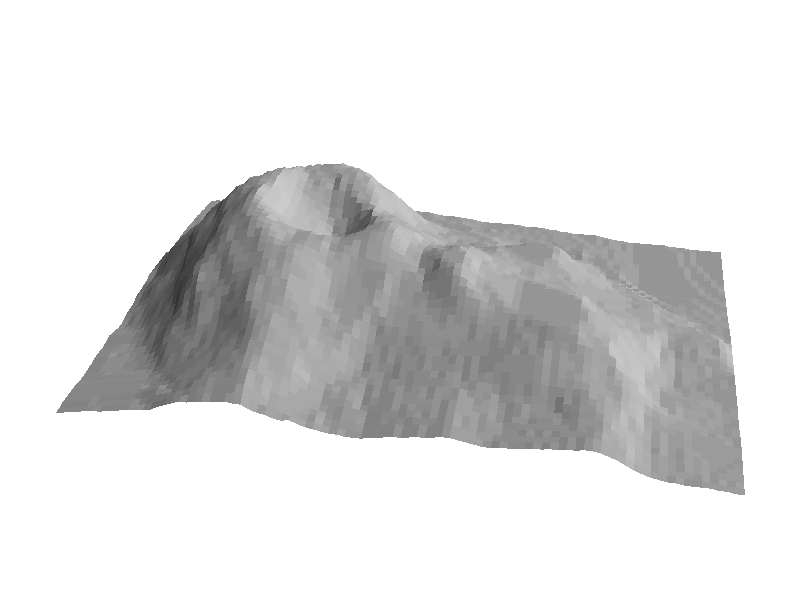
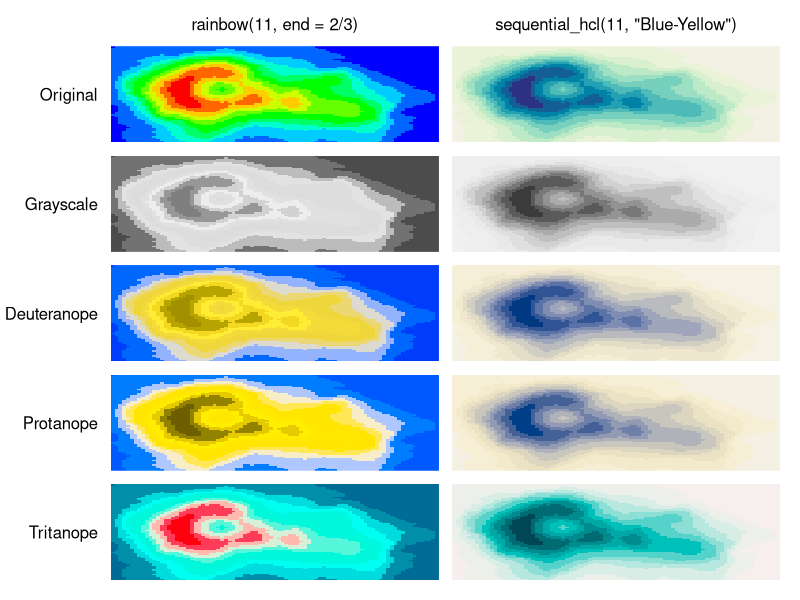
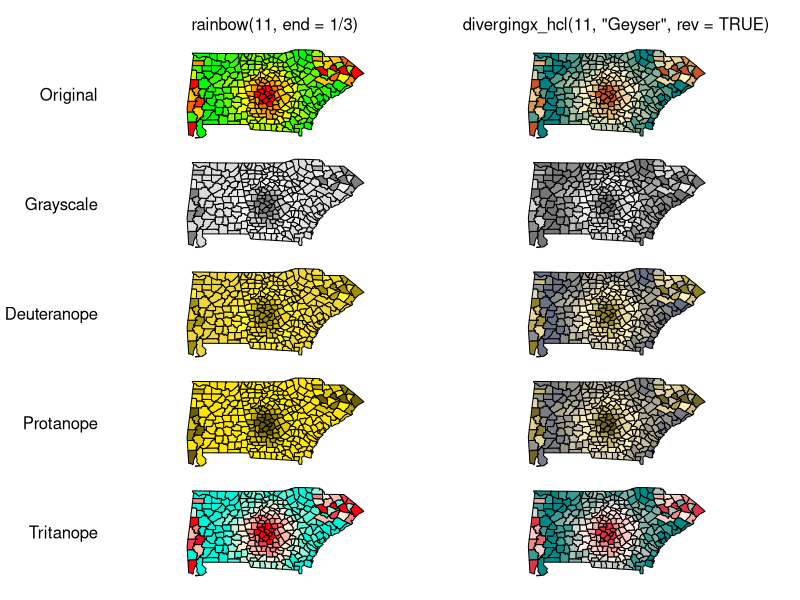

R code for these plots, in order:
## ---- chunk 1
library("colorspace")
## ---- chunk 2
rainbow(11, end = 2/3)
deutan(rainbow(11, end = 2/3))
## ---- chunk 3
z <- 2 * volcano
x <- 10 * (1:nrow(z))
y <- 10 * (1:ncol(z))
par(mar = rep(0, 4))
persp(x, y, z, theta = 10, phi = 30, col = "lightgray", scale = FALSE,
  ltheta = 100, shade = 0.5, border = NA, box = FALSE)
## ---- chunk 4
par(mfrow = c(5, 2), mar = rep(0.5, 4), oma = c(1, 7.9, 3, 1), las = 1)
rain <- rainbow(11, end = 2/3)
blyl <- sequential_hcl(11, "Blue-Yellow")
demoplot(rain, "heatmap")
mtext("Original", side = 2, line = 1)
mtext("rainbow(11, end = 2/3)", line = 1)
demoplot(blyl, "heatmap")
mtext("sequential_hcl(11, \"Blue-Yellow\")", line = 1)
demoplot(desaturate(rain), "heatmap")
mtext("Grayscale", side = 2, line = 1)
demoplot(desaturate(blyl), "heatmap")
demoplot(deutan(rain), "heatmap")
mtext("Deuteranope", side = 2, line = 1)
demoplot(deutan(blyl), "heatmap")
demoplot(protan(rain), "heatmap")
mtext("Protanope", side = 2, line = 1)
demoplot(protan(blyl), "heatmap")
demoplot(tritan(rain), "heatmap")
mtext("Tritanope", side = 2, line = 1)
demoplot(tritan(blyl), "heatmap")
## ---- chunk 5
par(mfrow = c(5, 2), mar = rep(0.5, 4), oma = c(1, 7.9, 3, 1), las = 1)
rain <- rainbow(11, end = 1/3)
gysr <- divergingx_hcl(11, "Geyser", rev = TRUE)
demoplot(rain, "map")
mtext("Original", side = 2, line = 1)
mtext("rainbow(11, end = 1/3)", line = 1)
demoplot(gysr, "map")
mtext("divergingx_hcl(11, \"Geyser\", rev = TRUE)", line = 1)
demoplot(desaturate(rain), "map")
mtext("Grayscale", side = 2, line = 1)
demoplot(desaturate(gysr), "map")
demoplot(deutan(rain), "map")
mtext("Deuteranope", side = 2, line = 1)
demoplot(deutan(gysr), "map")
demoplot(protan(rain), "map")
mtext("Protanope", side = 2, line = 1)
demoplot(protan(gysr), "map")
demoplot(tritan(rain), "map")
mtext("Tritanope", side = 2, line = 1)
demoplot(tritan(gysr), "map")
